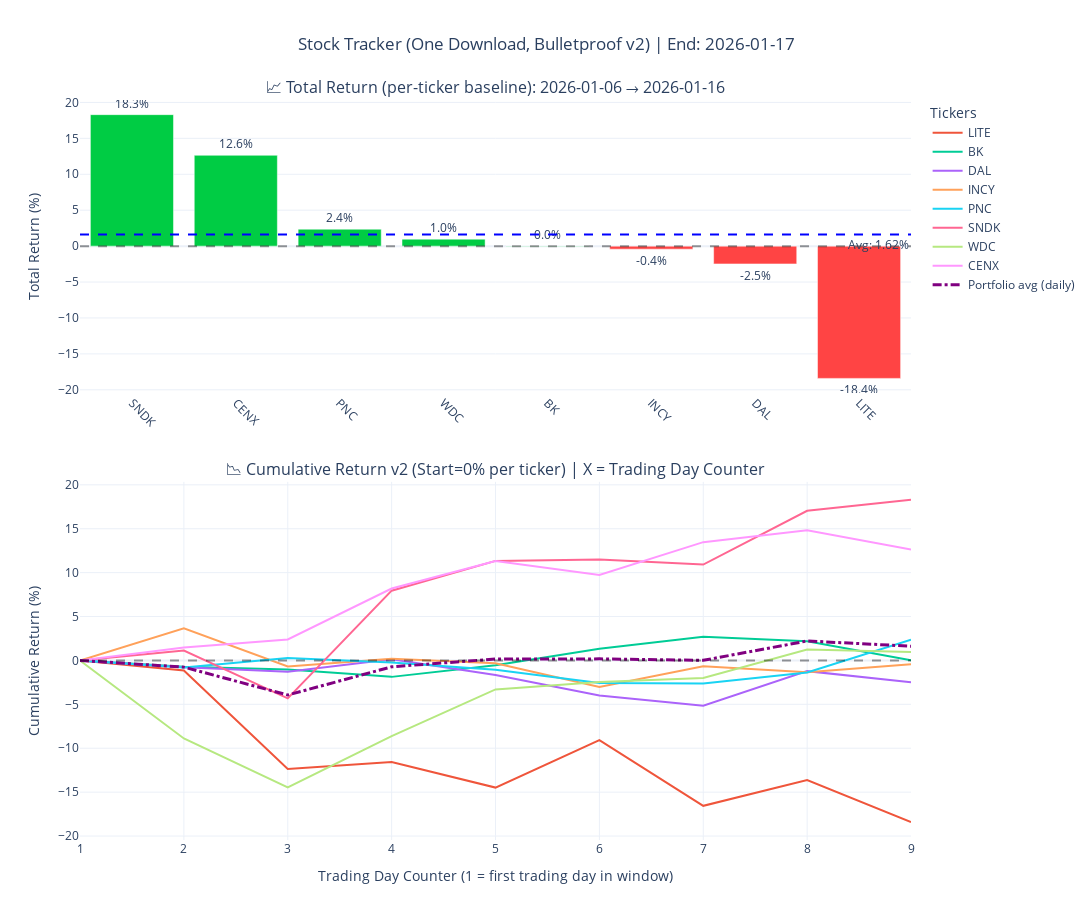

The code cell stored with this chart in its notebook:
### Code cell
BASELINE_DATE = "2026-01-06"
print(format_pretty_tracker_block(BASELINE_DATE))
comp = load_components_for_date(BASELINE_DATE)
STOCK_TICKERS = _dedup_keep_order(comp["weekly"] + comp["pro30"] + comp["movers"])
result = run_trade_return(STOCK_TICKERS, BASELINE_DATE, future_date_str, group_sets=comp)

### Figure 1 — Plotly figure (JSON) as saved in the notebook; plotly's stock layout.template omitted (floating-point values rounded to 4 significant figures)
{"data": [{"customdata": [[349.6, 413.6, "2026-01-06"], [42.23, 47.57, "2026-01-06"], [218.0, 223.2, "2026-01-06"], [219.4, 221.5, "2026-01-06"], [121.3, 121.3, "2026-01-06"], [106.7, 106.2, "2026-01-06"], [72.22, 70.43, "2026-01-06"], [397.4, 324.2, "2026-01-06"]], "hovertemplate": "<b>%{x}</b><br>Baseline: $%{customdata[0]:.2f}<br>Current: $%{customdata[1]:.2f}<br>Return: %{y:.2f}%<br>Baseline Date Used: %{customdata[2]}<extra></extra>", "marker": {"color": ["#00CC44", "#00CC44", "#00CC44", "#00CC44", "#00CC44", "#FF4444", "#FF4444", "#FF4444"]}, "showlegend": false, "text": ["18.3%", "12.6%", "2.4%", "1.0%", "0.0%", "-0.4%", "-2.5%", "-18.4%"], "textposition": "outside", "type": "bar", "x": ["SNDK", "CENX", "PNC", "WDC", "BK", "INCY", "DAL", "LITE"], "xaxis": "x", "y": [18.3, 12.65, 2.357, 0.9709, 0.01649, -0.4219, -2.479, -18.41], "yaxis": "y"}, {"customdata": [["2026-01-06"], ["2026-01-07"], ["2026-01-08"], ["2026-01-09"], ["2026-01-12"], ["2026-01-13"], ["2026-01-14"], ["2026-01-15"], ["2026-01-16"]], "hovertemplate": "<b>LITE</b><br>Trading Day: %{x}<br>Date: %{customdata[0]}<br>Return: %{y:.2f}%<br>Baseline: 2026-01-06 @ 397.42<extra></extra>", "mode": "lines", "name": "LITE", "type": "scatter", "x": [1, 2, 3, 4, 5, 6, 7, 8, 9], "xaxis": "x2", "y": [0.0, -1.142, -12.37, -11.57, -14.48, -9.081, -16.56, -13.63, -18.41], "yaxis": "y2"}, {"customdata": [["2026-01-06"], ["2026-01-07"], ["2026-01-08"], ["2026-01-09"], ["2026-01-12"], ["2026-01-13"], ["2026-01-14"], ["2026-01-15"], ["2026-01-16"]], "hovertemplate": "<b>BK</b><br>Trading Day: %{x}<br>Date: %{customdata[0]}<br>Return: %{y:.2f}%<br>Baseline: 2026-01-06 @ 121.31<extra></extra>", "mode": "lines", "name": "BK", "type": "scatter", "x": [1, 2, 3, 4, 5, 6, 7, 8, 9], "xaxis": "x2", "y": [0.0, -0.7089, -1.039, -1.871, -0.5358, 1.335, 2.704, 2.193, 0.01649], "yaxis": "y2"}, {"customdata": [["2026-01-06"], ["2026-01-07"], ["2026-01-08"], ["2026-01-09"], ["2026-01-12"], ["2026-01-13"], ["2026-01-14"], ["2026-01-15"], ["2026-01-16"]], "hovertemplate": "<b>DAL</b><br>Trading Day: %{x}<br>Date: %{customdata[0]}<br>Return: %{y:.2f}%<br>Baseline: 2026-01-06 @ 72.22<extra></extra>", "mode": "lines", "name": "DAL", "type": "scatter", "x": [1, 2, 3, 4, 5, 6, 7, 8, 9], "xaxis": "x2", "y": [0.0, -0.7893, -1.288, 0.1246, -1.648, -4.002, -5.165, -1.218, -2.479], "yaxis": "y2"}, {"customdata": [["2026-01-06"], ["2026-01-07"], ["2026-01-08"], ["2026-01-09"], ["2026-01-12"], ["2026-01-13"], ["2026-01-14"], ["2026-01-15"], ["2026-01-16"]], "hovertemplate": "<b>INCY</b><br>Trading Day: %{x}<br>Date: %{customdata[0]}<br>Return: %{y:.2f}%<br>Baseline: 2026-01-06 @ 106.66<extra></extra>", "mode": "lines", "name": "INCY", "type": "scatter", "x": [1, 2, 3, 4, 5, 6, 7, 8, 9], "xaxis": "x2", "y": [0.0, 3.666, -0.6938, 0.1969, -0.3094, -3.028, -0.6657, -1.331, -0.4219], "yaxis": "y2"}, {"customdata": [["2026-01-06"], ["2026-01-07"], ["2026-01-08"], ["2026-01-09"], ["2026-01-12"], ["2026-01-13"], ["2026-01-14"], ["2026-01-15"], ["2026-01-16"]], "hovertemplate": "<b>PNC</b><br>Trading Day: %{x}<br>Date: %{customdata[0]}<br>Return: %{y:.2f}%<br>Baseline: 2026-01-06 @ 218.04<extra></extra>", "mode": "lines", "name": "PNC", "type": "scatter", "x": [1, 2, 3, 4, 5, 6, 7, 8, 9], "xaxis": "x2", "y": [0.0, -0.8118, 0.2752, -0.2247, -1.055, -2.564, -2.623, -1.376, 2.357], "yaxis": "y2"}, {"customdata": [["2026-01-06"], ["2026-01-07"], ["2026-01-08"], ["2026-01-09"], ["2026-01-12"], ["2026-01-13"], ["2026-01-14"], ["2026-01-15"], ["2026-01-16"]], "hovertemplate": "<b>SNDK</b><br>Trading Day: %{x}<br>Date: %{customdata[0]}<br>Return: %{y:.2f}%<br>Baseline: 2026-01-06 @ 349.63<extra></extra>", "mode": "lines", "name": "SNDK", "type": "scatter", "x": [1, 2, 3, 4, 5, 6, 7, 8, 9], "xaxis": "x2", "y": [0.0, 1.124, -4.316, 7.946, 11.34, 11.49, 10.92, 17.05, 18.3], "yaxis": "y2"}, {"customdata": [["2026-01-06"], ["2026-01-07"], ["2026-01-08"], ["2026-01-09"], ["2026-01-12"], ["2026-01-13"], ["2026-01-14"], ["2026-01-15"], ["2026-01-16"]], "hovertemplate": "<b>WDC</b><br>Trading Day: %{x}<br>Date: %{customdata[0]}<br>Return: %{y:.2f}%<br>Baseline: 2026-01-06 @ 219.38<extra></extra>", "mode": "lines", "name": "WDC", "type": "scatter", "x": [1, 2, 3, 4, 5, 6, 7, 8, 9], "xaxis": "x2", "y": [0.0, -8.889, -14.45, -8.624, -3.3, -2.452, -1.997, 1.24, 0.9709], "yaxis": "y2"}, {"customdata": [["2026-01-06"], ["2026-01-07"], ["2026-01-08"], ["2026-01-09"], ["2026-01-12"], ["2026-01-13"], ["2026-01-14"], ["2026-01-15"], ["2026-01-16"]], "hovertemplate": "<b>CENX</b><br>Trading Day: %{x}<br>Date: %{customdata[0]}<br>Return: %{y:.2f}%<br>Baseline: 2026-01-06 @ 42.23<extra></extra>", "mode": "lines", "name": "CENX", "type": "scatter", "x": [1, 2, 3, 4, 5, 6, 7, 8, 9], "xaxis": "x2", "y": [0.0, 1.468, 2.392, 8.193, 11.32, 9.732, 13.47, 14.82, 12.65], "yaxis": "y2"}, {"hovertemplate": "Trading Day: %{x}<br>Avg return: %{y:.2f}%<extra></extra>", "line": {"color": "purple", "dash": "dashdot", "width": 3}, "mode": "lines", "name": "Portfolio avg (daily)", "type": "scatter", "x": [1, 2, 3, 4, 5, 6, 7, 8, 9], "xaxis": "x2", "y": [0.0, -0.7604, -3.936, -0.7293, 0.166, 0.1791, 0.01133, 2.219, 1.623], "yaxis": "y2"}], "layout": {"annotations": [{"font": {"size": 16}, "showarrow": false, "text": "📈 Total Return (per-ticker baseline): 2026-01-06 → 2026-01-16", "x": 0.5, "xanchor": "center", "xref": "paper", "y": 1, "yanchor": "bottom", "yref": "paper"}, {"font": {"size": 16}, "showarrow": false, "text": "📉 Cumulative Return v2 (Start=0% per ticker) | X = Trading Day Counter", "x": 0.5, "xanchor": "center", "xref": "paper", "y": 0.484, "yanchor": "bottom", "yref": "paper"}, {"showarrow": false, "text": "Avg: 1.62%", "x": 1, "xanchor": "right", "xref": "x domain", "y": 1.623, "yanchor": "top", "yref": "y"}], "height": 920, "hovermode": "closest", "legend": {"title": {"text": "Tickers"}}, "shapes": [{"line": {"color": "black", "dash": "dash"}, "opacity": 0.4, "type": "line", "x0": 0, "x1": 1, "xref": "x domain", "y0": 0, "y1": 0, "yref": "y"}, {"line": {"color": "blue", "dash": "dash"}, "type": "line", "x0": 0, "x1": 1, "xref": "x domain", "y0": 1.623, "y1": 1.623, "yref": "y"}, {"line": {"color": "black", "dash": "dash"}, "opacity": 0.4, "type": "line", "x0": 0, "x1": 1, "xref": "x2 domain", "y0": 0, "y1": 0, "yref": "y2"}], "title": {"text": "Stock Tracker (One Download, Bulletproof v2) | End: 2026-01-17", "x": 0.5}, "width": 1120, "xaxis": {"anchor": "y", "domain": [0, 1], "tickangle": 45}, "xaxis2": {"anchor": "y2", "domain": [0, 1], "dtick": 1, "title": {"text": "Trading Day Counter (1 = first trading day in window)"}}, "yaxis": {"anchor": "x", "domain": [0.604, 1], "title": {"text": "Total Return (%)"}}, "yaxis2": {"anchor": "x2", "domain": [0, 0.484], "title": {"text": "Cumulative Return (%)"}}}}
